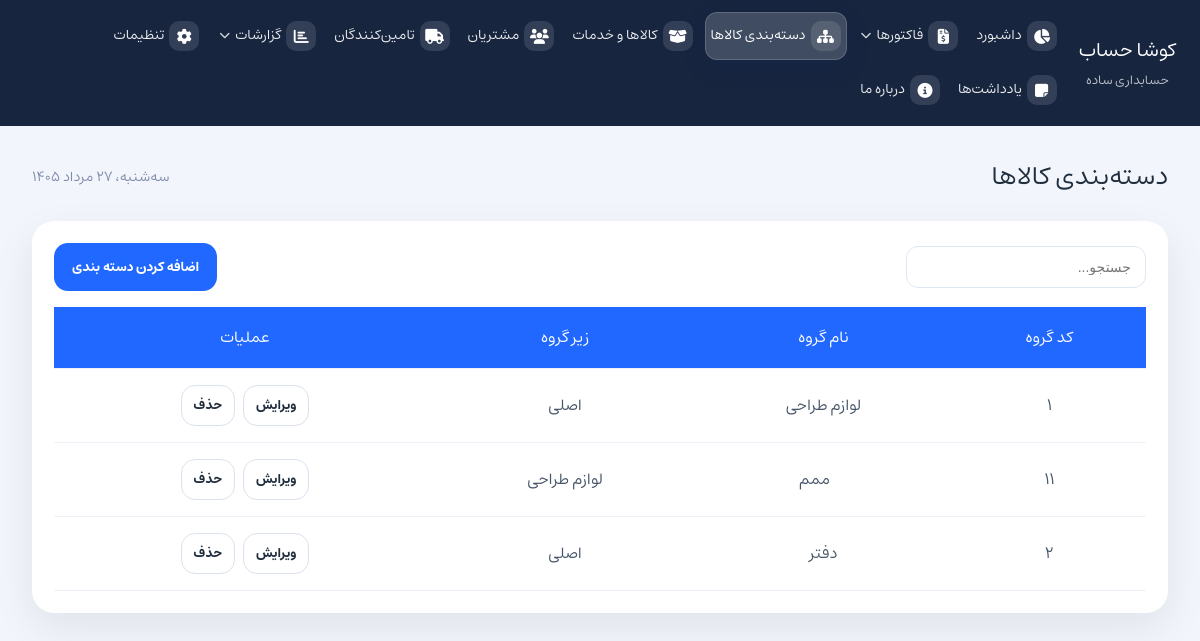
Page /?page=product-categories on the committed database.
### tables this page shows
CREATE TABLE `product_categories` (
  `id` int NOT NULL AUTO_INCREMENT,
  `code` varchar(50) NOT NULL,
  `name` varchar(150) NOT NULL,
  `parent_id` int DEFAULT NULL,
  `created_at` timestamp NULL DEFAULT CURRENT_TIMESTAMP,
  PRIMARY KEY (`id`),
  UNIQUE KEY `code` (`code`),
  KEY `parent_id` (`parent_id`),
  CONSTRAINT `product_categories_ibfk_1` FOREIGN KEY (`parent_id`) REFERENCES `product_categories` (`id`) ON DELETE SET NULL
);

### pages/product-categories.php (the view, shortened to what this page needs)
<?php
require_once __DIR__ . '/../assets/php/db.php';
$categories = [];
$result = $mysqli->query('SELECT * FROM product_categories ORDER BY parent_id IS NULL DESC, parent_id, CAST(code AS UNSIGNED)');
if ($result) {
    while ($row = $result->fetch_assoc()) {
        if ($row['parent_id'] !== null) {
            $row['parent_name'] = '';
        }
        $categories[] = $row;
    }
}
function buildCategoryTree(array $items): array
{
    $tree = [];
    $children = [];
    foreach ($items as $item) {
        if ($item['parent_id'] === null) {
            $tree[$item['id']] = $item;
            $tree[$item['id']]['children'] = [];
        } else {
            $children[$item['parent_id']][] = $item;
        }
    }
    return array_values($tree);
}
function printCategoryRows(array $nodes, int $level = 0): void
{
    foreach ($nodes as $node) {
        $indent = $level > 0 ? 'padding-right: ' . ($level * 18) . 'px;' : '';
        $parentName = $node['parent_name'] ?? 'اصلی';
        echo '<tr class="category-row" data-id="' . $node['id'] . '" data-code="' . htmlspecialchars($node['code'], ENT_QUOTES, 'UTF-8') . '" data-name="' . htmlspecialchars($node['name'], ENT_QUOTES, 'UTF-8') . '" data-parent-id="' . ($node['parent_id'] !== null ? htmlspecialchars($node['parent_id'], ENT_QUOTES, 'UTF-8') : '') . '" data-level="' . $level . '">';
        echo '<td>' . htmlspecialchars($node['code']) . '</td>';
        echo '<td><span class="tree-label" style="' . $indent . '">' . htmlspecialchars($node['name']) . '</span></td>';
        echo '<td>' . htmlspecialchars($parentName) . '</td>';
        echo '<td class="action-buttons-row"><button type="button" class="button-secondary small category-row-edit">ویرایش</button> <button type="button" class="button-secondary small category-row-delete">حذف</button></td>';
        echo '</tr>';
        if (!empty($node['children'])) {
            printCategoryRows($node['children'], $level + 1);
        }
    }
}
$tree = buildCategoryTree($categories);
?>
<div class="card category-page">
    <div class="page-actions">
        <button class="button" id="openCategoryModal">اضافه کردن دسته بندی</button>
        <div class="filter-panel">
            <input type="search" id="categorySearch" placeholder="جستجو...">
        </div>
    </div>
    <div class="table-wrapper">
        <table class="action-table" id="categoriesTable">
            <thead>
                <tr>
                    <th>کد گروه</th>
                    <th>نام گروه</th>
                    <th>زیر گروه</th>
                    <th>عملیات</th>
                </tr>
            </thead>
            <tbody>
                <?php if (count($categories) === 0): ?>
                    <tr>
                        <td colspan="3" class="empty-state">دسته‌بندی‌ای یافت نشد</td>
                    </tr>
                <?php else: ?>
                    <?php printCategoryRows($tree); ?>
                <?php endif; ?>
            </tbody>
        </table>
    </div>
</div>

### assets/css/style.css (style rules this page uses)
body { font-family: estedad, sans-serif; direction: rtl; text-align: right; text-rendering: optimizeLegibility; -webkit-font-smoothing: antialiased; line-height: 1.8; margin: 0; }
:root { --bg: #f2f5fb; --surface: #ffffff; --surface-strong: #edf1f8; --text: #1f2d3d; --muted: #7e8aa8; --primary: #2068ff; --primary-soft: #e8f0ff; --accent: #21b24a; --danger: #f05a5a; }
* { box-sizing: border-box; }
html, body { margin: 0; min-height: 100%; background: var(--bg); color: var(--text); }
body { direction: rtl; }
button,textarea { font-family: estedad; }
.card { background: var(--surface); border-radius: 22px; padding: 22px; box-shadow: 0 15px 40px rgba(15, 23, 42, 0.08); }
.table-wrapper { width: 100%; overflow-x: auto; }
.action-table { width: 100%; border-collapse: collapse; min-width: 620px; }
.action-table th, .action-table td { padding: 16px 18px; text-align: center; border-bottom: 1px solid #edf1f8; color: #475569; }
.action-table th { background: #2068ff; color: #fff; font-weight: 600; }
.action-table td.action-buttons-row { display: flex; gap: 8px; justify-content: center; }
.page-actions { align-items: center; gap: 12px; margin-bottom: 16px; flex-direction: row-reverse; display: flex; justify-content: space-between; }
.filter-panel { display: flex; align-items: center; gap: 10px; flex-wrap: wrap; direction: rtl; order:2; }
.filter-panel input[type="search"], .filter-panel select { min-width: 170px; }
.filter-panel input[type="search"] { width: 240px; }
#openCategoryModal { order: 1; }
.button, .button-secondary, .button-danger { display: inline-flex; align-items: center; gap: 8px; padding: 12px 18px; border-radius: 14px; border: none; cursor: pointer; font-weight: 600; text-decoration: none; }
.button { background: var(--primary); color: #fff; }
.button-secondary { background: #fff; color: var(--text); border: 1px solid #dbe1ee; }
.filter-panel { display: flex; gap: 12px; flex-wrap: unset; align-items: center; }
.filter-panel select, .filter-panel input, .form-row input, .form-row textarea, .form-row select { width: 100%; border: 1px solid #dfe6f3; border-radius: 12px; padding: 12px 14px; background: #fff; color: var(--text); font-size: 14px; }
.button-secondary.small { padding: 8px 12px; font-size: 13px; }

### rows in the picture
product_categories: code "1", name "لوازم طراحی", parentName "اصلی"
product_categories: code "11", name "ممم", parentName "لوازم طراحی"
product_categories: code "2", name "دفتر", parentName "اصلی"

### other values in the picture
$label "داشبورد"
$label "دسته‌بندی کالاها"
$label "کالاها و خدمات"
$label "مشتریان"
$label "تامین‌کنندگان"
$label "تنظیمات"
$label "یادداشت‌ها"
$label "درباره ما"
$pages[$page] "دسته‌بندی کالاها"
$shamsiDate "سه‌شنبه، ۲۷ مرداد ۱۴۰۵"
